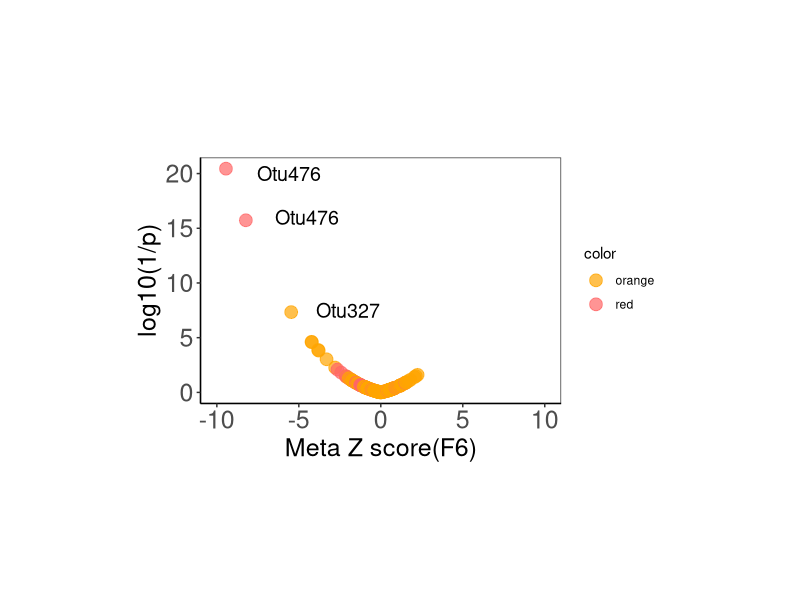

Here is the R script that generated this plot:

phe<-read.table("F6_data.txt",header=T,sep="\t")
library(ggplot2)

pdf("F6.pdf")
ggplot(phe, aes(x = zscore, y = logp,color=color))+ geom_point(size = 4, alpha = 0.7)+ylab("log10(1/p)")+xlab("Meta Z score(F6)")+theme_bw()+theme(axis.text = element_text(size=18),axis.title.x = element_text(size =18),axis.title.y = element_text(size =18),axis.line = element_line(color="black"),panel.grid.major =element_blank(),panel.grid.minor = element_blank(),panel.grid = element_blank())+scale_x_continuous(limits = c(-10,10))+scale_colour_manual(values=c("orange","#ff6666"))+annotate(geom="text",x=-5.6,y=20,label="Otu476",cex=5)+annotate(geom="text",x=-4.5,y=16,label="Otu476",cex=5)+annotate(geom="text",x=-2,y=7.5,label="Otu327",cex=5)+theme(plot.margin = unit(c(4,3.5,3.5,3.5),"cm")) 


dev.off()

    



